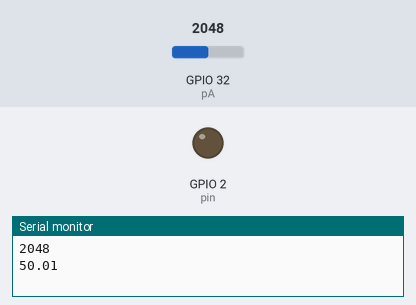
Recording of a sketch running on a simulated ESP32. On the bench: output pins drawn as LEDs (lit = HIGH), the last lines printed to the serial monitor. The test bench sets the inputs (shaded band); at power-on: GPIO 32 (pA) = 2048. Nothing arrives over Bluetooth unless stated.

Above: at 0.1 s.
At 3.1 s:
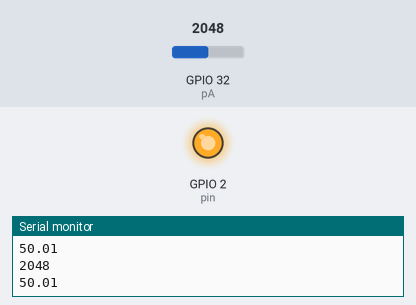
Timing chart, 0 to 4.6 s (numbered marks = the images above):
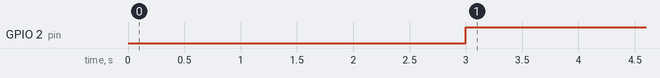

The sketch:

Arduino_ejercicioPotenciometro.ino
```cpp
#include <BluetoothSerial.h>

#define pin 2
#define pA 32

String nombreDisp = "ESP32-DyL", lecaux = " ";
int cont = 0;
const float vmax = 100, vmin= 0, posmax= 4095, posmin= 0;

#if !defined(CONFIG_BT_ENABLED) || !defined(CONFIG_BLUEDROID_ENABLED)
#error Bluetooth is not enabled! Please run `make menuconfig` to and enable it
#endif

#if !defined(CONFIG_BT_SPP_ENABLED)
#error Serial Bluetooth not available or not enabled. It is only available for the ESP32 chip.
#endif

BluetoothSerial SerialBT;

void setup() {
  // put your setup code here, to run once:
  Serial.begin(9600);
  SerialBT.begin(nombreDisp);
  pinMode(pin,OUTPUT);
}

void loop() {
  // put your main code here, to run repeatedly:
  int lecPot = analogRead(pA);
  Serial.println(lecPot);
  Serial.println(calcularValor(lecPot));
  delay(3000);
  if (lecPot >= 60) {
    digitalWrite(pin,1);
  }
  else {

  }
}
  /*String lectura = " ";
  if(SerialBT.available()){
    lectura = leerBT();
    lectura.trim();
    Serial.println(lectura);
  }
}

else {

}

if (lectura == "encendido"){
  digitalWrite(pin,1);
}
else if (lectura == "apagado"){
  digitalWrite(pin,0);
}
else {
  //Serial.println("Valor no valido");
}*/

String leerBT(){
  lecaux = " ";
  char a = SerialBT.read();
  lecaux = lecaux + a;
  while (SerialBT.available()){
   a = SerialBT.read();
   lecaux = lecaux + a;
  }

  return lecaux;
}

float calcularValor(int x){
  float m = (vmax - vmin)/(posmax - posmin);
  float b = vmax - m*posmax;
  float y = m*x+b;
  return y;
}
```

Measured:
- by itself, GPIO 2 (pin): LOW → HIGH at 3.0 s
